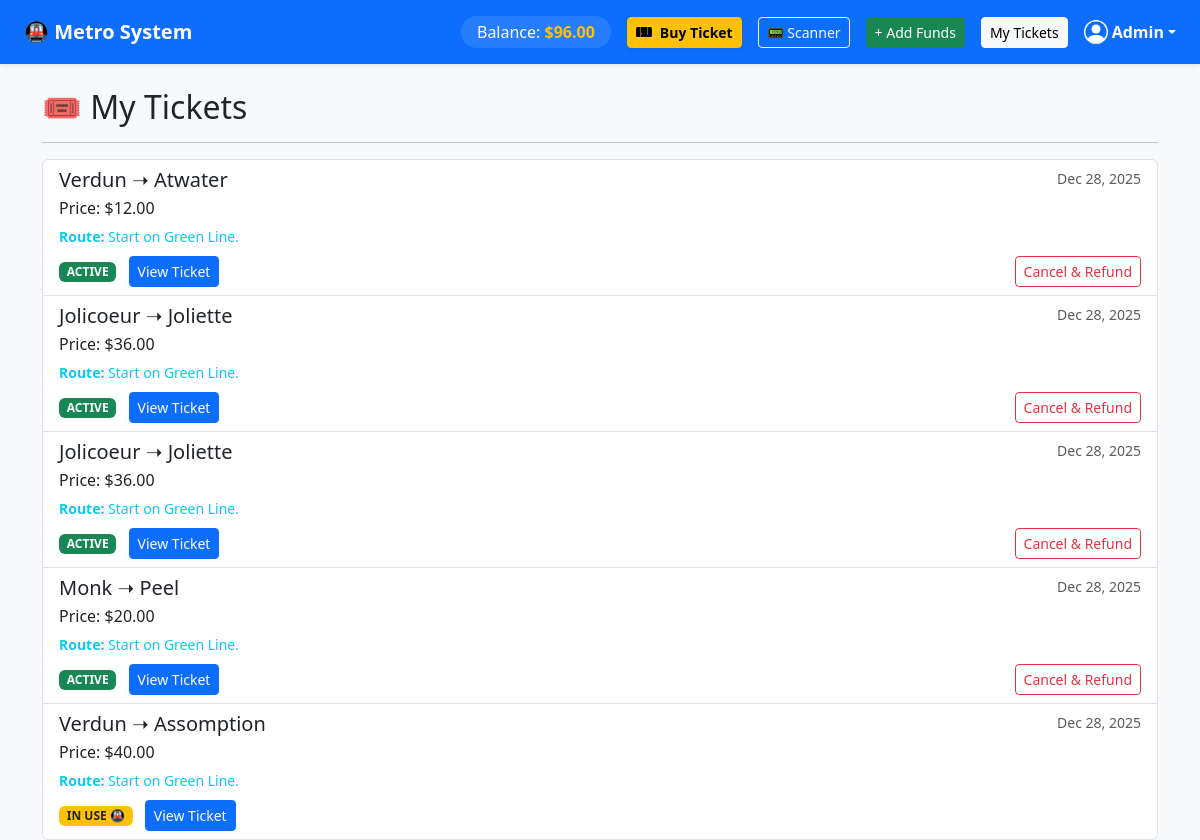
The app's page /my-tickets/ (signed in) with its own data.
### core/models.py (models this page shows, shortened)
class User(AbstractUser):
    is_passenger = models.BooleanField(default=True)
    balance = models.DecimalField(max_digits=10, decimal_places=2, default=0.00)

class Ticket(models.Model):
    STATUS_CHOICES = (
        ('ACTIVE', 'Active'),
        ('USED', 'Used'),
        ('EXPIRED', 'Expired'),
        ('CANCELLED', 'Cancelled'),
    )
    ticket_id = models.UUIDField(default=uuid.uuid4, editable=False, unique=True)
    user = models.ForeignKey(User, on_delete=models.CASCADE, related_name='tickets')
    source = models.ForeignKey(Station, related_name='source_tickets', on_delete=models.CASCADE)
    destination = models.ForeignKey(Station, related_name='dest_tickets', on_delete=models.CASCADE)
    status = models.CharField(max_length=10, choices=STATUS_CHOICES, default='ACTIVE')
    created_at = models.DateTimeField(auto_now_add=True)
    price = models.DecimalField(max_digits=6, decimal_places=2)
    status = models.CharField(max_length=10, choices=STATUS_CHOICES, default='ACTIVE')
    created_at = models.DateTimeField(auto_now_add=True)
    entry_time = models.DateTimeField(null=True, blank=True)
    exit_time = models.DateTimeField(null=True, blank=True)
    route_info = models.TextField(default="Direct Trip")

class Station(models.Model):
    name = models.CharField(max_length=100, unique=True)
    distance_from_hub = models.FloatField(default=0.0, help_text="Distance in km from the central station")

### core/views.py (the view)
# urls.py: path('my-tickets/', views.my_tickets, name='my_tickets'),
@login_required
def my_tickets(request):
    tickets = Ticket.objects.filter(user=request.user).order_by('-created_at')
    return render(request, 'core/my_tickets.html', {'tickets': tickets})

### core/templates/core/my_tickets.html (shortened to what this page needs)
{% extends 'core/base.html' %}
{% block content %}
<h2>🎟 My Tickets</h2>
<hr>
{% if tickets %}
    <div class="list-group">
    {% for ticket in tickets %}
        <div class="list-group-item flex-column align-items-start">
            <div class="d-flex w-100 justify-content-between">
                <h5 class="mb-1">{{ ticket.source.name }} ➝ {{ ticket.destination.name }}</h5>
                <small class="text-muted">{{ ticket.created_at|date:"M d, Y" }}</small>
            </div>
            <p class="mb-1">Price: ${{ ticket.price }}</p>
            {% if ticket.route_info %}
                <p class="mb-1 text-info"><small><strong>Route:</strong> {{ ticket.route_info }}</small></p>
            {% endif %}
            <div class="d-flex justify-content-between align-items-center mt-2">
                <div>
                    {% if ticket.status == 'CANCELLED' %}
                        <span class="badge bg-danger">CANCELLED</span>
                    {% elif ticket.status == 'USED' %}
                        <span class="badge bg-secondary">USED</span>
                    {% elif ticket.entry_time and not ticket.exit_time %}
                        <span class="badge bg-warning text-dark">IN USE 🚇</span>
                    {% else %}
                        <span class="badge bg-success">ACTIVE</span>
                    {% endif %}
                    <a href="{% url 'ticket_confirmation' ticket.ticket_id %}" class="btn btn-sm btn-primary ms-2">View Ticket</a>
                </div>
                {% if ticket.status == 'ACTIVE' and not ticket.entry_time %}
                    <form action="{% url 'cancel_ticket' ticket.ticket_id %}" method="POST" onsubmit="return confirm('Are you sure you want to refund this ticket?');">
                        <button type="submit" class="btn btn-sm btn-outline-danger">Cancel & Refund</button>
                    </form>
                {% endif %}
            </div>
        </div>
    {% endfor %}
    </div>
{% else %}
    <div class="alert alert-info">
        You haven't bought any tickets yet. <a href="{% url 'buy_ticket' %}">Buy one now!</a>
    </div>
{% endif %}
{% endblock %}

### core/templates/core/base.html (shortened to what this page needs)
<!DOCTYPE html>
<html lang="en">
<head>
    <link href="https://cdn.jsdelivr.net/npm/bootstrap@5.3.0/dist/css/bootstrap.min.css" rel="stylesheet">
</head>
<body class="bg-light">
    <nav class="navbar navbar-expand-lg navbar-dark bg-primary mb-4 shadow-sm">
        <div class="container-fluid px-4"> <a class="navbar-brand fw-bold" href="/">🚇 Metro System</a>
            <div class="collapse navbar-collapse" id="navbarContent">
                <div class="ms-auto d-flex align-items-center gap-3 flex-wrap py-2">
                    {% if user.is_authenticated %}
                        <span class="navbar-text text-white bg-white bg-opacity-10 px-3 py-1 rounded-pill">
                            Balance: <strong class="text-warning">${{ user.balance }}</strong>
                        </span>
                        <a href="{% url 'buy_ticket' %}" class="btn btn-sm btn-warning d-flex align-items-center fw-bold btn-lift shadow-sm">
                            Buy Ticket
                        </a>
                        <a href="{% url 'scanner' %}" class="btn btn-sm btn-outline-light d-flex align-items-center">
                            📟 Scanner
                        </a>
                        <a href="{% url 'add_funds' %}" class="btn btn-sm btn-success d-flex align-items-center">
                            + Add Funds
                        </a>
                        <a href="{% url 'my_tickets' %}" class="btn btn-sm btn-light">
                            My Tickets
                        </a>
                        <div class="dropdown">
                            <a href="#" class="d-flex align-items-center text-white text-decoration-none dropdown-toggle" id="dropdownUser1" data-bs-toggle="dropdown" aria-expanded="false">
                                <strong>{{ user.username }}</strong>
                            </a>
                        </div>
                    {% else %}
                        <div class="d-flex gap-2">
                            <a href="{% url 'login' %}" class="btn btn-sm btn-light fw-bold">Login</a>
                            <a href="{% url 'register' %}" class="btn btn-sm btn-outline-light">Sign Up</a>
                        </div>
                    {% endif %}
                </div>
            </div>
        </div>
    </nav>
    <div class="container">
        {% block content %}
        {% endblock %}
    </div>
</body>
</html>

### records on screen
User: balance "96.00", username "Admin"
Ticket: source.name "Verdun", destination.name "Atwater", created_at "Dec 28, 2025", price "12.00", route_info "Start on Green Line.", status "ACTIVE"
Ticket: source.name "Jolicoeur", destination.name "Joliette", created_at "Dec 28, 2025", price "36.00", route_info "Start on Green Line.", status "ACTIVE"
Ticket: source.name "Jolicoeur", destination.name "Joliette", created_at "Dec 28, 2025", price "36.00", route_info "Start on Green Line.", status "ACTIVE"
Ticket: source.name "Monk", destination.name "Peel", created_at "Dec 28, 2025", price "20.00", route_info "Start on Green Line.", status "ACTIVE"
Ticket: source.name "Verdun", destination.name "Assomption", created_at "Dec 28, 2025", price "40.00", route_info "Start on Green Line.", status "IN USE 🚇"
